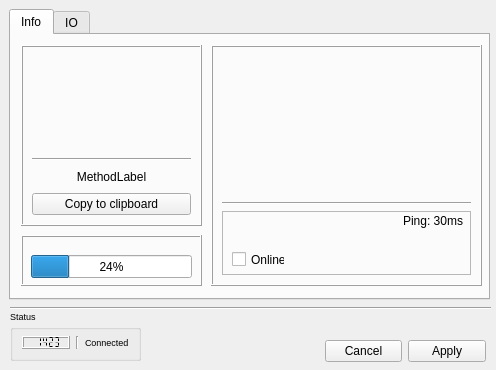
<?xml version="1.0" encoding="UTF-8"?>
<ui version="4.0">
 <class>FpgaConfig</class>
 <widget class="QDialog" name="FpgaConfig">
  <property name="geometry">
   <rect>
    <x>0</x>
    <y>0</y>
    <width>496</width>
    <height>370</height>
   </rect>
  </property>
  <property name="minimumSize">
   <size>
    <width>496</width>
    <height>370</height>
   </size>
  </property>
  <property name="maximumSize">
   <size>
    <width>496</width>
    <height>370</height>
   </size>
  </property>
  <property name="windowTitle">
   <string>Dialog</string>
  </property>
  <widget class="QStackedWidget" name="stackedWidget">
   <property name="geometry">
    <rect>
     <x>0</x>
     <y>0</y>
     <width>491</width>
     <height>371</height>
    </rect>
   </property>
   <property name="currentIndex">
    <number>1</number>
   </property>
   <widget class="QWidget" name="auth">
    <layout class="QVBoxLayout" name="verticalLayout_7">
     <item>
      <widget class="QLabel" name="logo">
       <property name="sizePolicy">
        <sizepolicy hsizetype="Expanding" vsizetype="Expanding">
         <horstretch>0</horstretch>
         <verstretch>0</verstretch>
        </sizepolicy>
       </property>
       <property name="text">
        <string/>
       </property>
       <property name="alignment">
        <set>Qt::AlignCenter</set>
       </property>
      </widget>
     </item>
     <item>
      <widget class="Line" name="line_6">
       <property name="orientation">
        <enum>Qt::Horizontal</enum>
       </property>
      </widget>
     </item>
     <item>
      <widget class="QFrame" name="vframe_1">
       <property name="sizePolicy">
        <sizepolicy hsizetype="Preferred" vsizetype="Minimum">
         <horstretch>0</horstretch>
         <verstretch>0</verstretch>
        </sizepolicy>
       </property>
       <property name="maximumSize">
        <size>
         <width>16777215</width>
         <height>185</height>
        </size>
       </property>
       <layout class="QHBoxLayout" name="horizontalLayout">
        <item>
         <widget class="QWidget" name="serviceFrame" native="true">
          <layout class="QVBoxLayout" name="verticalLayout_3">
           <item>
            <widget class="QLabel" name="label_4">
             <property name="text">
              <string>Domain</string>
             </property>
            </widget>
           </item>
           <item>
            <widget class="QComboBox" name="serviceSelector"/>
           </item>
           <item>
            <widget class="QLabel" name="label_5">
             <property name="text">
              <string>Devices</string>
             </property>
            </widget>
           </item>
           <item>
            <widget class="QComboBox" name="deviceSelector"/>
           </item>
           <item>
            <widget class="Line" name="line_3">
             <property name="orientation">
              <enum>Qt::Horizontal</enum>
             </property>
            </widget>
           </item>
           <item>
            <spacer name="verticalSpacer">
             <property name="orientation">
              <enum>Qt::Vertical</enum>
             </property>
             <property name="sizeHint" stdset="0">
              <size>
               <width>20</width>
               <height>40</height>
              </size>
             </property>
            </spacer>
           </item>
           <item>
            <widget class="QGroupBox" name="statusGroupBox">
             <property name="sizePolicy">
              <sizepolicy hsizetype="Expanding" vsizetype="Expanding">
               <horstretch>0</horstretch>
               <verstretch>0</verstretch>
              </sizepolicy>
             </property>
             <property name="minimumSize">
              <size>
               <width>0</width>
               <height>50</height>
              </size>
             </property>
             <property name="maximumSize">
              <size>
               <width>16777215</width>
               <height>50</height>
              </size>
             </property>
             <property name="title">
              <string>Status</string>
             </property>
             <widget class="QLCDNumber" name="lcd">
              <property name="geometry">
               <rect>
                <x>120</x>
                <y>10</y>
                <width>91</width>
                <height>31</height>
               </rect>
              </property>
              <property name="smallDecimalPoint">
               <bool>false</bool>
              </property>
             </widget>
             <widget class="QLabel" name="status">
              <property name="geometry">
               <rect>
                <x>10</x>
                <y>20</y>
                <width>20</width>
                <height>20</height>
               </rect>
              </property>
              <property name="text">
               <string/>
              </property>
             </widget>
             <widget class="QLabel" name="statusLabel">
              <property name="geometry">
               <rect>
                <x>40</x>
                <y>30</y>
                <width>47</width>
                <height>13</height>
               </rect>
              </property>
              <property name="text">
               <string>Status</string>
              </property>
             </widget>
            </widget>
           </item>
          </layout>
         </widget>
        </item>
        <item>
         <widget class="Line" name="separator_1">
          <property name="orientation">
           <enum>Qt::Vertical</enum>
          </property>
         </widget>
        </item>
        <item>
         <widget class="QFrame" name="loginFrame">
          <property name="maximumSize">
           <size>
            <width>200</width>
            <height>16777215</height>
           </size>
          </property>
          <property name="frameShape">
           <enum>QFrame::StyledPanel</enum>
          </property>
          <property name="frameShadow">
           <enum>QFrame::Raised</enum>
          </property>
          <layout class="QVBoxLayout" name="verticalLayout_2">
           <item>
            <widget class="QLabel" name="label">
             <property name="text">
              <string>Login</string>
             </property>
            </widget>
           </item>
           <item>
            <widget class="QLineEdit" name="loginInput"/>
           </item>
           <item>
            <widget class="QLabel" name="label_2">
             <property name="text">
              <string>Password</string>
             </property>
            </widget>
           </item>
           <item>
            <widget class="QLineEdit" name="passwdInput">
             <property name="echoMode">
              <enum>QLineEdit::Password</enum>
             </property>
            </widget>
           </item>
           <item>
            <spacer name="verticalSpacer_2">
             <property name="orientation">
              <enum>Qt::Vertical</enum>
             </property>
             <property name="sizeHint" stdset="0">
              <size>
               <width>20</width>
               <height>40</height>
              </size>
             </property>
            </spacer>
           </item>
           <item>
            <widget class="QPushButton" name="connectButton">
             <property name="text">
              <string>Connect</string>
             </property>
            </widget>
           </item>
          </layout>
         </widget>
        </item>
       </layout>
      </widget>
     </item>
    </layout>
   </widget>
   <widget class="QWidget" name="config">
    <widget class="QTabWidget" name="tabs">
     <property name="enabled">
      <bool>true</bool>
     </property>
     <property name="geometry">
      <rect>
       <x>9</x>
       <y>9</y>
       <width>481</width>
       <height>291</height>
      </rect>
     </property>
     <property name="currentIndex">
      <number>0</number>
     </property>
     <widget class="QWidget" name="infoTab">
      <attribute name="title">
       <string>Info</string>
      </attribute>
      <widget class="QFrame" name="frame">
       <property name="geometry">
        <rect>
         <x>10</x>
         <y>10</y>
         <width>181</width>
         <height>181</height>
        </rect>
       </property>
       <property name="frameShape">
        <enum>QFrame::Box</enum>
       </property>
       <property name="frameShadow">
        <enum>QFrame::Raised</enum>
       </property>
       <layout class="QVBoxLayout" name="verticalLayout_4">
        <item>
         <widget class="QLabel" name="methodImg">
          <property name="text">
           <string/>
          </property>
          <property name="alignment">
           <set>Qt::AlignCenter</set>
          </property>
         </widget>
        </item>
        <item>
         <widget class="Line" name="line_2">
          <property name="orientation">
           <enum>Qt::Horizontal</enum>
          </property>
         </widget>
        </item>
        <item>
         <widget class="QLabel" name="methodLabel">
          <property name="maximumSize">
           <size>
            <width>16777215</width>
            <height>20</height>
           </size>
          </property>
          <property name="styleSheet">
           <string notr="true">font: 9pt &quot;Terminal&quot;;</string>
          </property>
          <property name="text">
           <string>MethodLabel</string>
          </property>
          <property name="alignment">
           <set>Qt::AlignCenter</set>
          </property>
         </widget>
        </item>
        <item>
         <widget class="QPushButton" name="copyToClipboard">
          <property name="text">
           <string>Copy to clipboard</string>
          </property>
         </widget>
        </item>
       </layout>
      </widget>
      <widget class="QFrame" name="frame_2">
       <property name="geometry">
        <rect>
         <x>10</x>
         <y>200</y>
         <width>181</width>
         <height>51</height>
        </rect>
       </property>
       <property name="frameShape">
        <enum>QFrame::Box</enum>
       </property>
       <property name="frameShadow">
        <enum>QFrame::Raised</enum>
       </property>
       <widget class="QProgressBar" name="progressBar">
        <property name="geometry">
         <rect>
          <x>10</x>
          <y>20</y>
          <width>161</width>
          <height>23</height>
         </rect>
        </property>
        <property name="value">
         <number>24</number>
        </property>
        <property name="alignment">
         <set>Qt::AlignCenter</set>
        </property>
        <property name="textVisible">
         <bool>true</bool>
        </property>
        <property name="orientation">
         <enum>Qt::Horizontal</enum>
        </property>
        <property name="invertedAppearance">
         <bool>false</bool>
        </property>
        <property name="textDirection">
         <enum>QProgressBar::TopToBottom</enum>
        </property>
       </widget>
      </widget>
      <widget class="QFrame" name="frame_3">
       <property name="geometry">
        <rect>
         <x>200</x>
         <y>10</y>
         <width>271</width>
         <height>241</height>
        </rect>
       </property>
       <property name="frameShape">
        <enum>QFrame::Box</enum>
       </property>
       <property name="frameShadow">
        <enum>QFrame::Raised</enum>
       </property>
       <layout class="QVBoxLayout" name="verticalLayout">
        <item>
         <widget class="QLabel" name="infoLogo">
          <property name="minimumSize">
           <size>
            <width>0</width>
            <height>140</height>
           </size>
          </property>
          <property name="text">
           <string/>
          </property>
          <property name="alignment">
           <set>Qt::AlignCenter</set>
          </property>
         </widget>
        </item>
        <item>
         <widget class="Line" name="line_4">
          <property name="orientation">
           <enum>Qt::Horizontal</enum>
          </property>
         </widget>
        </item>
        <item>
         <widget class="QFrame" name="frame_4">
          <property name="frameShape">
           <enum>QFrame::StyledPanel</enum>
          </property>
          <property name="frameShadow">
           <enum>QFrame::Raised</enum>
          </property>
          <widget class="QLabel" name="ping">
           <property name="geometry">
            <rect>
             <x>170</x>
             <y>0</y>
             <width>71</width>
             <height>20</height>
            </rect>
           </property>
           <property name="text">
            <string>Ping: 30ms</string>
           </property>
           <property name="alignment">
            <set>Qt::AlignRight|Qt::AlignTrailing|Qt::AlignVCenter</set>
           </property>
          </widget>
          <widget class="QCheckBox" name="checkBox">
           <property name="geometry">
            <rect>
             <x>10</x>
             <y>40</y>
             <width>53</width>
             <height>17</height>
            </rect>
           </property>
           <property name="text">
            <string>Online</string>
           </property>
          </widget>
         </widget>
        </item>
       </layout>
      </widget>
     </widget>
     <widget class="QWidget" name="IOTab">
      <attribute name="title">
       <string>IO</string>
      </attribute>
      <layout class="QFormLayout" name="formLayout_3">
       <item row="1" column="0">
        <widget class="QToolButton" name="pinOptions">
         <property name="text">
          <string>...</string>
         </property>
        </widget>
       </item>
       <item row="1" column="1">
        <spacer name="horizontalSpacer">
         <property name="orientation">
          <enum>Qt::Horizontal</enum>
         </property>
         <property name="sizeHint" stdset="0">
          <size>
           <width>40</width>
           <height>20</height>
          </size>
         </property>
        </spacer>
       </item>
       <item row="0" column="0" colspan="2">
        <widget class="QTableWidget" name="tableWidget">
         <property name="sizeAdjustPolicy">
          <enum>QAbstractScrollArea::AdjustIgnored</enum>
         </property>
         <property name="alternatingRowColors">
          <bool>false</bool>
         </property>
         <column>
          <property name="text">
           <string>Pin</string>
          </property>
          <property name="font">
           <font>
            <pointsize>12</pointsize>
           </font>
          </property>
         </column>
         <column>
          <property name="text">
           <string>Type</string>
          </property>
          <property name="font">
           <font>
            <pointsize>12</pointsize>
           </font>
          </property>
         </column>
        </widget>
       </item>
      </layout>
     </widget>
    </widget>
    <widget class="Line" name="line_5">
     <property name="geometry">
      <rect>
       <x>10</x>
       <y>300</y>
       <width>482</width>
       <height>16</height>
      </rect>
     </property>
     <property name="orientation">
      <enum>Qt::Horizontal</enum>
     </property>
    </widget>
    <widget class="QGroupBox" name="groupBox">
     <property name="geometry">
      <rect>
       <x>10</x>
       <y>310</y>
       <width>131</width>
       <height>51</height>
      </rect>
     </property>
     <property name="font">
      <font>
       <pointsize>7</pointsize>
      </font>
     </property>
     <property name="title">
      <string>Status</string>
     </property>
     <layout class="QHBoxLayout" name="horizontalLayout_2">
      <item>
       <widget class="QLCDNumber" name="timeRemaining">
        <property name="segmentStyle">
         <enum>QLCDNumber::Flat</enum>
        </property>
        <property name="intValue" stdset="0">
         <number>1423</number>
        </property>
       </widget>
      </item>
      <item>
       <widget class="Line" name="line">
        <property name="orientation">
         <enum>Qt::Vertical</enum>
        </property>
       </widget>
      </item>
      <item>
       <widget class="QLabel" name="label_3">
        <property name="font">
         <font>
          <pointsize>7</pointsize>
         </font>
        </property>
        <property name="text">
         <string>Connected</string>
        </property>
       </widget>
      </item>
     </layout>
    </widget>
    <widget class="QDialogButtonBox" name="buttonBox">
     <property name="geometry">
      <rect>
       <x>325</x>
       <y>340</y>
       <width>161</width>
       <height>23</height>
      </rect>
     </property>
     <property name="orientation">
      <enum>Qt::Horizontal</enum>
     </property>
     <property name="standardButtons">
      <set>QDialogButtonBox::Apply|QDialogButtonBox::Cancel</set>
     </property>
     <property name="centerButtons">
      <bool>false</bool>
     </property>
    </widget>
   </widget>
  </widget>
 </widget>
 <resources/>
 <connections>
  <connection>
   <sender>buttonBox</sender>
   <signal>accepted()</signal>
   <receiver>FpgaConfig</receiver>
   <slot>accept()</slot>
   <hints>
    <hint type="sourcelabel">
     <x>248</x>
     <y>254</y>
    </hint>
    <hint type="destinationlabel">
     <x>157</x>
     <y>274</y>
    </hint>
   </hints>
  </connection>
  <connection>
   <sender>buttonBox</sender>
   <signal>rejected()</signal>
   <receiver>FpgaConfig</receiver>
   <slot>reject()</slot>
   <hints>
    <hint type="sourcelabel">
     <x>316</x>
     <y>260</y>
    </hint>
    <hint type="destinationlabel">
     <x>286</x>
     <y>274</y>
    </hint>
   </hints>
  </connection>
 </connections>
</ui>
